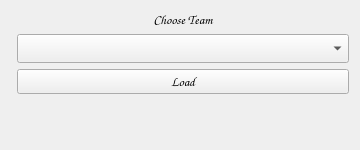
<?xml version="1.0" encoding="UTF-8"?>
<ui version="4.0">
 <class>ui_open</class>
 <widget class="QWidget" name="ui_open">
  <property name="geometry">
   <rect>
    <x>0</x>
    <y>0</y>
    <width>360</width>
    <height>150</height>
   </rect>
  </property>
  <property name="minimumSize">
   <size>
    <width>360</width>
    <height>150</height>
   </size>
  </property>
  <property name="maximumSize">
   <size>
    <width>500</width>
    <height>200</height>
   </size>
  </property>
  <property name="font">
   <font>
    <family>Comic Sans MS</family>
    <pointsize>10</pointsize>
   </font>
  </property>
  <property name="windowTitle">
   <string>Form</string>
  </property>
  <layout class="QFormLayout" name="formLayout">
   <item row="2" column="1">
    <widget class="QLabel" name="o_label">
     <property name="text">
      <string>Choose Team</string>
     </property>
     <property name="alignment">
      <set>Qt::AlignCenter</set>
     </property>
    </widget>
   </item>
   <item row="3" column="1">
    <widget class="QComboBox" name="o_cb_select">
     <property name="font">
      <font>
       <pointsize>12</pointsize>
      </font>
     </property>
    </widget>
   </item>
   <item row="4" column="1">
    <widget class="QPushButton" name="b_load">
     <property name="text">
      <string>Load</string>
     </property>
    </widget>
   </item>
  </layout>
 </widget>
 <resources/>
 <connections/>
</ui>
